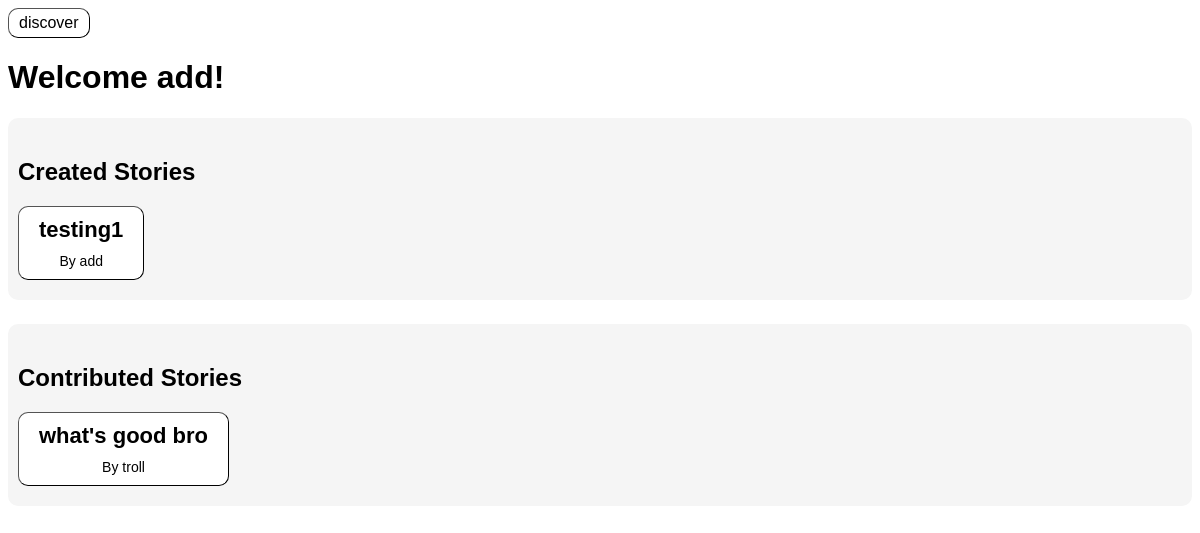
Page /profile (signed in) on the earlier database version.
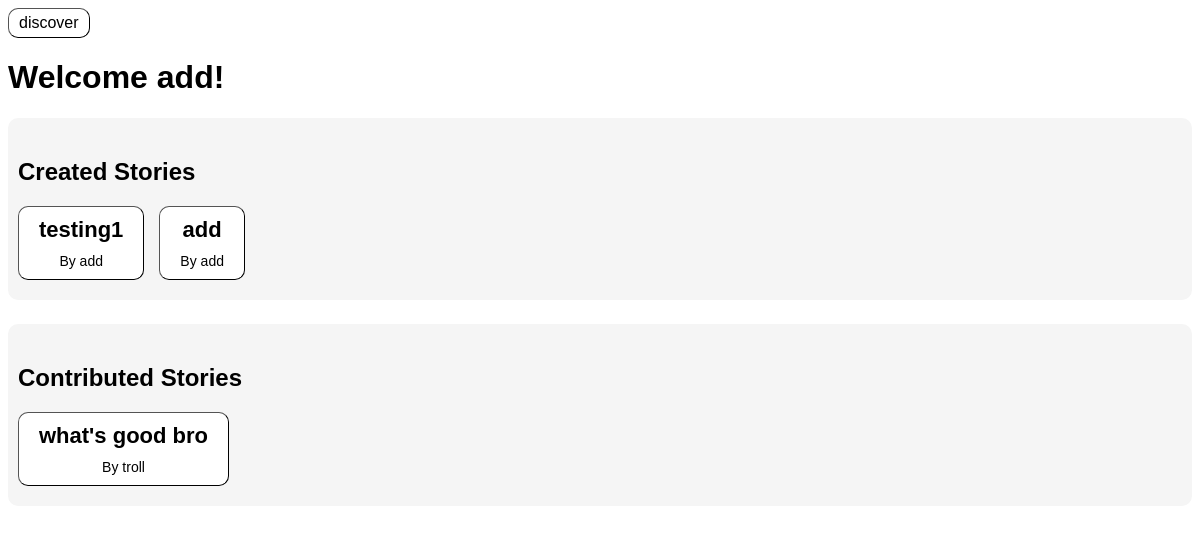
Same page on the later database version.
### tables this page shows
CREATE TABLE stories (id int, title text, creator text);

### __init__.py (the view, shortened to what this page needs)
@app.route('/profile', methods=['GET','POST'])
def profile():
    username = session['username']
    created_stories = get_created_stories(username)
    contributed_stories = get_contributed_stories(username)
    print(contributed_stories)
    return render_template('profile.html',
                           created_stories = created_stories, contributed_stories = contributed_stories, username = username)

### db.py (called while the page is built)
def db_connect():
    global db
    db = sqlite3.connect(DB_FILE)
    return db.cursor()

def db_close():
    db.commit()
    db.close()

def get_created_stories(username): #returns the stories that a user has created (for profile)
    c = db_connect()
    c.execute('SELECT * FROM stories WHERE creator=?',(username,))
    created_stories = c.fetchall()
    db_close()
    print(f'created_stories:{created_stories}')
    return created_stories

def get_contributed_stories(username): #returns the stories a user has contributed to (for profile)
    c = db_connect()
    c.execute('SELECT id FROM story_info WHERE contributor=?',(username,))
    contributed_id = c.fetchall() #gets a list of all the ids that user has contributed to
    contributed_stories = []
    for story_id in contributed_id: #goes through every story the user has contributed and makes a list of tuples
        c.execute('SELECT * FROM stories WHERE id=? AND creator!=?',(story_id[0],username))
        contributed_story = c.fetchone()
        if contributed_story != None: #checks to make sure there is at least one story
            contributed_stories.append(contributed_story)
    db_close()
    print(f'contributed_stories:{contributed_stories}') #testing
    return contributed_stories

### templates/profile.html (shortened to what this page needs)
<!DOCTYPE html>
<html lang="en">
<head>
    <link rel="stylesheet" href="../static/css/style.css">
</head>
<body>
    <form>
        <button class= "button" formaction="/">discover</button>
    </form>
    <h1 class="welcome-header">Welcome {{username}}!</h1>
    <div class="created-container">
        <h2>Created Stories</h2>
        <form action='/story' class="story-cards" method="POST">
            {% for story in created_stories %}
            <button type="submit" name="{{story[0]}}" class="card">
                <div class="title">{{story[1]}}</div>
                <div class="creator">By {{story[2]}}</div>
            </button>
            {% endfor %}
        </form>
    </div>
    <div class="contributed-container">
        <h2>Contributed Stories</h2>
        <form action='/story' class="story-cards" method="POST">
            {% for story in contributed_stories %}
            <button type="submit" name="{{story[0]}}" class="card">
                <div class="title">{{story[1]}}</div>
                <div class="creator">By {{story[2]}}</div>
            </button>
            {% endfor %}
        </form>
    </div>
</body>
</html>

### static/css/style.css (style rules this page uses)
body, html { font-family: Verdana, Geneva, Tahoma, sans-serif; }
input[type="submit"], button { align-items: center; text-align: center; border-radius: 10px; padding: 5px 10px; cursor: pointer; transition: 0.2s; border-width: 1px; font-size: 16px; background-color: white; }
.created-container, .contributed-container { position: relative; background-color: whitesmoke; padding: 20px 10px; border-radius: 10px; display: flex; flex-direction: column; }
.contributed-container { top: 24px; }
.story-cards { display: flex; flex-wrap: wrap; gap: 15px; }
.card { display: flex; flex-direction: column; align-items: center; justify-content: center; gap: 10px; padding: 10px 20px; }
.card .title { font-size: 22px; font-weight: 600; }
.card .creator { font-size: 14px; }

Differences in the rows shown:
added stories: title "add", creator "add", shown under "Created Stories"
